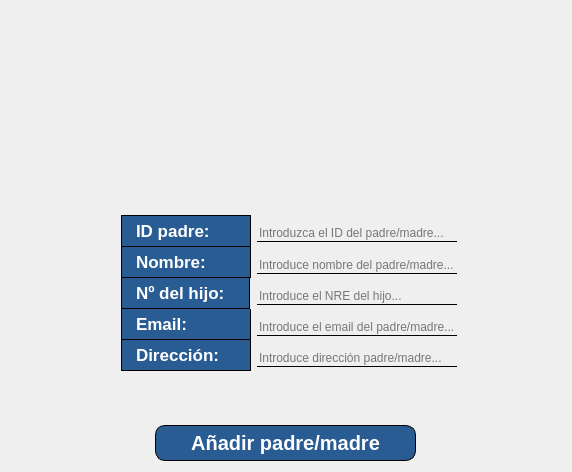
<?xml version="1.0" encoding="UTF-8"?>
<ui version="4.0">
 <class>Dialog_editar_padres</class>
 <widget class="QDialog" name="Dialog_editar_padres">
  <property name="geometry">
   <rect>
    <x>0</x>
    <y>0</y>
    <width>572</width>
    <height>472</height>
   </rect>
  </property>
  <property name="windowTitle">
   <string>Editar padre/madre</string>
  </property>
  <property name="windowIcon">
   <iconset resource="../src/resources.qrc">
    <normaloff>:/logo/iconoProyecto.png</normaloff>:/logo/iconoProyecto.png</iconset>
  </property>
  <layout class="QVBoxLayout" name="verticalLayout_3">
   <item>
    <layout class="QVBoxLayout" name="verticalLayout">
     <item>
      <layout class="QVBoxLayout" name="verticalLayout_2">
       <property name="sizeConstraint">
        <enum>QLayout::SetDefaultConstraint</enum>
       </property>
       <item>
        <widget class="QLabel" name="logo">
         <property name="sizePolicy">
          <sizepolicy hsizetype="Maximum" vsizetype="Maximum">
           <horstretch>0</horstretch>
           <verstretch>0</verstretch>
          </sizepolicy>
         </property>
         <property name="minimumSize">
          <size>
           <width>550</width>
           <height>100</height>
          </size>
         </property>
         <property name="maximumSize">
          <size>
           <width>200</width>
           <height>250</height>
          </size>
         </property>
         <property name="styleSheet">
          <string notr="true"/>
         </property>
         <property name="text">
          <string>&lt;html&gt;&lt;head/&gt;&lt;body&gt;&lt;p&gt;&lt;img src=&quot;:/logo/logoProyecto.png&quot;/&gt;&lt;/p&gt;&lt;/body&gt;&lt;/html&gt;</string>
         </property>
         <property name="scaledContents">
          <bool>true</bool>
         </property>
         <property name="alignment">
          <set>Qt::AlignCenter</set>
         </property>
        </widget>
       </item>
      </layout>
     </item>
     <item>
      <layout class="QFormLayout" name="formLayout_3">
       <property name="verticalSpacing">
        <number>0</number>
       </property>
       <property name="leftMargin">
        <number>110</number>
       </property>
       <item row="0" column="0">
        <widget class="QLabel" name="label_id">
         <property name="maximumSize">
          <size>
           <width>130</width>
           <height>16777215</height>
          </size>
         </property>
         <property name="font">
          <font>
           <pointsize>13</pointsize>
           <bold>true</bold>
          </font>
         </property>
         <property name="styleSheet">
          <string notr="true">QLabel{
color: white;
font-weight: bold;
background-color: #2a5c94;
border: 1px solid black;
padding: 5px 10px;
}</string>
         </property>
         <property name="text">
          <string>ID padre:      </string>
         </property>
        </widget>
       </item>
       <item row="1" column="0">
        <widget class="QLabel" name="label_nombre">
         <property name="maximumSize">
          <size>
           <width>130</width>
           <height>16777215</height>
          </size>
         </property>
         <property name="font">
          <font>
           <pointsize>13</pointsize>
           <bold>true</bold>
          </font>
         </property>
         <property name="styleSheet">
          <string notr="true">QLabel{
color: white;
font-weight: bold;
background-color: #2a5c94;
border: 1px solid black;
border-top: none;
padding: 5px 10px;
}</string>
         </property>
         <property name="text">
          <string>Nombre:      </string>
         </property>
        </widget>
       </item>
       <item row="1" column="1">
        <widget class="QLineEdit" name="lineEdit_nombre">
         <property name="sizePolicy">
          <sizepolicy hsizetype="Fixed" vsizetype="Fixed">
           <horstretch>0</horstretch>
           <verstretch>0</verstretch>
          </sizepolicy>
         </property>
         <property name="maximumSize">
          <size>
           <width>200</width>
           <height>16777215</height>
          </size>
         </property>
         <property name="cursor">
          <cursorShape>IBeamCursor</cursorShape>
         </property>
         <property name="styleSheet">
          <string notr="true">QLineEdit{
border: 0px;
border-bottom: 1px solid black;
background-color: transparent;
margin-top: 10px;
}</string>
         </property>
         <property name="placeholderText">
          <string>Introduce nombre del padre/madre...</string>
         </property>
        </widget>
       </item>
       <item row="2" column="0">
        <widget class="QLabel" name="label_nre">
         <property name="maximumSize">
          <size>
           <width>130</width>
           <height>16777215</height>
          </size>
         </property>
         <property name="font">
          <font>
           <pointsize>13</pointsize>
           <bold>true</bold>
          </font>
         </property>
         <property name="styleSheet">
          <string notr="true">QLabel{
color: white;
font-weight: bold;
background-color: #2a5c94;
border: 1px solid black;
border-top: none;
padding: 5px 10px;
margin-top: 0px;
}</string>
         </property>
         <property name="text">
          <string>Nº del hijo:  </string>
         </property>
        </widget>
       </item>
       <item row="2" column="1">
        <widget class="QLineEdit" name="lineEdit_nre">
         <property name="sizePolicy">
          <sizepolicy hsizetype="Fixed" vsizetype="Fixed">
           <horstretch>0</horstretch>
           <verstretch>0</verstretch>
          </sizepolicy>
         </property>
         <property name="maximumSize">
          <size>
           <width>200</width>
           <height>16777215</height>
          </size>
         </property>
         <property name="styleSheet">
          <string notr="true">QLineEdit{
border: 0px;
border-bottom: 1px solid black;
background-color: transparent;
margin-top: 10px;
}</string>
         </property>
         <property name="placeholderText">
          <string>Introduce el NRE del hijo...</string>
         </property>
        </widget>
       </item>
       <item row="3" column="0">
        <widget class="QLabel" name="label_email">
         <property name="maximumSize">
          <size>
           <width>130</width>
           <height>16777215</height>
          </size>
         </property>
         <property name="font">
          <font>
           <pointsize>13</pointsize>
           <bold>true</bold>
          </font>
         </property>
         <property name="styleSheet">
          <string notr="true">QLabel{
color: white;
font-weight: bold;
background-color: #2a5c94;
border: 1px solid black;
border-top: none;
padding: 5px 10px;
margin-top: 0px;
}</string>
         </property>
         <property name="text">
          <string>Email:          </string>
         </property>
        </widget>
       </item>
       <item row="3" column="1">
        <widget class="QLineEdit" name="lineEdit_email">
         <property name="sizePolicy">
          <sizepolicy hsizetype="Fixed" vsizetype="Fixed">
           <horstretch>0</horstretch>
           <verstretch>0</verstretch>
          </sizepolicy>
         </property>
         <property name="maximumSize">
          <size>
           <width>200</width>
           <height>16777215</height>
          </size>
         </property>
         <property name="styleSheet">
          <string notr="true">QLineEdit{
border: 0px;
border-bottom: 1px solid black;
background-color: transparent;
margin-top: 10px;
}</string>
         </property>
         <property name="echoMode">
          <enum>QLineEdit::Normal</enum>
         </property>
         <property name="placeholderText">
          <string>Introduce el email del padre/madre...</string>
         </property>
        </widget>
       </item>
       <item row="4" column="0">
        <widget class="QLabel" name="label_direccion">
         <property name="maximumSize">
          <size>
           <width>130</width>
           <height>16777215</height>
          </size>
         </property>
         <property name="font">
          <font>
           <pointsize>13</pointsize>
           <bold>true</bold>
          </font>
         </property>
         <property name="styleSheet">
          <string notr="true">QLabel{
color: white;
font-weight: bold;
background-color: #2a5c94;
border: 1px solid black;
border-top: none;
padding: 5px 10px;
margin-top: 0px;
}</string>
         </property>
         <property name="text">
          <string>Dirección:    </string>
         </property>
        </widget>
       </item>
       <item row="4" column="1">
        <widget class="QLineEdit" name="lineEdit_direccion">
         <property name="sizePolicy">
          <sizepolicy hsizetype="Fixed" vsizetype="Fixed">
           <horstretch>0</horstretch>
           <verstretch>0</verstretch>
          </sizepolicy>
         </property>
         <property name="maximumSize">
          <size>
           <width>200</width>
           <height>16777215</height>
          </size>
         </property>
         <property name="styleSheet">
          <string notr="true">QLineEdit{
border: 0px;
border-bottom: 1px solid black;
background-color: transparent;
margin-top: 10px;
}</string>
         </property>
         <property name="placeholderText">
          <string>Introduce dirección padre/madre...</string>
         </property>
        </widget>
       </item>
       <item row="0" column="1">
        <widget class="QLineEdit" name="lineEdit_id">
         <property name="maximumSize">
          <size>
           <width>200</width>
           <height>16777215</height>
          </size>
         </property>
         <property name="styleSheet">
          <string notr="true">QLineEdit{
border: 0px;
border-bottom: 1px solid black;
background-color: transparent;
margin-top: 10px;
}</string>
         </property>
         <property name="placeholderText">
          <string>Introduzca el ID del padre/madre...</string>
         </property>
        </widget>
       </item>
      </layout>
     </item>
     <item>
      <layout class="QHBoxLayout" name="horizontalLayout">
       <property name="topMargin">
        <number>6</number>
       </property>
       <item>
        <widget class="QPushButton" name="btn_anadir">
         <property name="sizePolicy">
          <sizepolicy hsizetype="Fixed" vsizetype="Fixed">
           <horstretch>0</horstretch>
           <verstretch>0</verstretch>
          </sizepolicy>
         </property>
         <property name="font">
          <font>
           <pointsize>15</pointsize>
           <bold>true</bold>
          </font>
         </property>
         <property name="cursor">
          <cursorShape>PointingHandCursor</cursorShape>
         </property>
         <property name="styleSheet">
          <string notr="true">QPushButton{
background-color: #2a5c94;
color: white;
border: 1px solid black;
border-radius: 10px;
padding: 5px 35px 5px 35px;
font-weight: bold;
}
QPushButton:hover{
background-color: rgb(11, 5, 71)
}</string>
         </property>
         <property name="text">
          <string>Añadir padre/madre</string>
         </property>
        </widget>
       </item>
      </layout>
     </item>
    </layout>
   </item>
  </layout>
 </widget>
 <resources>
  <include location="../src/resources.qrc"/>
 </resources>
 <connections/>
</ui>
